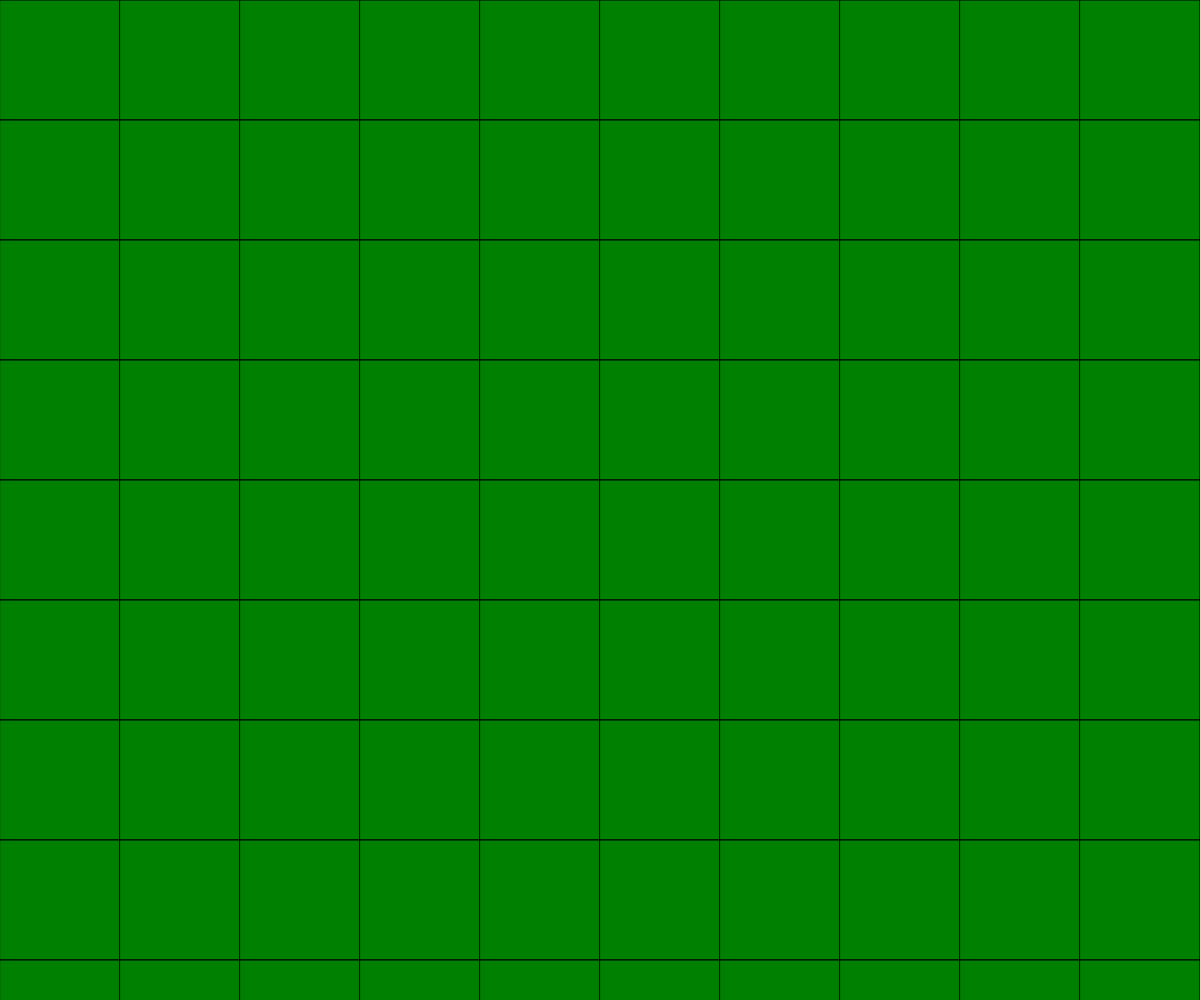
Frame 1 (no input)
Frame 2 (the mouse pressed at the canvas centre, redrawn once): identical to frame 1, image omitted

The p5.js sketch that drew this single still picture (run headless with seeded random() and noise() and a simulated clock; the mouse was pressed at the canvas centre and the sketch redrawn once):

// p5.js sketch
// ── sketch.js
function setup() {
  createCanvas(windowWidth, windowHeight);
  fill ('green');
  strokeWeight(1);
}

function draw() {

var num = 10; // variable for the number of squares in the array

  var sideLen = windowWidth / num; // variable for the side length of each square


  for (var y = 0; y < windowHeight; y = y + sideLen) {  // loop to create rows in the y direction


  for (var x = 0; x < windowWidth; x = x + sideLen) { // loop to create a row of squares in the x direction

      quad (x, y,
        x + sideLen, y,
        x + sideLen, y + sideLen,
        x, y + sideLen);
  }

  }





  noLoop();
}
